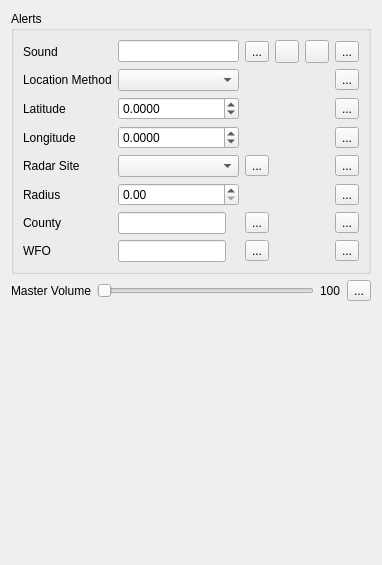
         <widget class="QWidget" name="audio">
          <layout class="QVBoxLayout" name="verticalLayout_4">
           <item>
            <widget class="QGroupBox" name="alertAudioGroupBox">
             <property name="title">
              <string>Alerts</string>
             </property>
             <layout class="QGridLayout" name="gridLayout_10">
              <item row="7" column="0">
               <widget class="QLabel" name="label_19">
                <property name="text">
                 <string>County</string>
                </property>
               </widget>
              </item>
              <item row="4" column="6">
               <widget class="QToolButton" name="resetAlertAudioRadarSiteButton">
                <property name="text">
                 <string>...</string>
                </property>
                <property name="icon">
                 <iconset resource="../../../../scwx-qt.qrc">
                  <normaloff>:/res/icons/font-awesome-6/rotate-left-solid.svg</normaloff>:/res/icons/font-awesome-6/rotate-left-solid.svg</iconset>
                </property>
               </widget>
              </item>
              <item row="1" column="0">
               <widget class="QLabel" name="label_12">
                <property name="text">
                 <string>Location Method</string>
                </property>
               </widget>
              </item>
              <item row="0" column="1" colspan="2">
               <widget class="QLineEdit" name="alertAudioSoundLineEdit"/>
              </item>
              <item row="2" column="6">
               <widget class="QToolButton" name="resetAlertAudioLatitudeButton">
                <property name="text">
                 <string>...</string>
                </property>
                <property name="icon">
                 <iconset resource="../../../../scwx-qt.qrc">
                  <normaloff>:/res/icons/font-awesome-6/rotate-left-solid.svg</normaloff>:/res/icons/font-awesome-6/rotate-left-solid.svg</iconset>
                </property>
               </widget>
              </item>
              <item row="3" column="0">
               <widget class="QLabel" name="label_16">
                <property name="text">
                 <string>Longitude</string>
                </property>
               </widget>
              </item>
              <item row="4" column="3">
               <widget class="QToolButton" name="alertAudioRadarSiteSelectButton">
                <property name="text">
                 <string>...</string>
                </property>
               </widget>
              </item>
              <item row="5" column="3">
               <widget class="QLabel" name="alertAudioRadiusUnitsLabel">
                <property name="text">
                 <string/>
                </property>
               </widget>
              </item>
              <item row="2" column="0">
               <widget class="QLabel" name="label_14">
                <property name="text">
                 <string>Latitude</string>
                </property>
               </widget>
              </item>
              <item row="2" column="1" colspan="2">
               <widget class="QFocusedDoubleSpinBox" name="alertAudioLatitudeSpinBox">
                <property name="focusPolicy">
                 <enum>Qt::FocusPolicy::StrongFocus</enum>
                </property>
                <property name="decimals">
                 <number>4</number>
                </property>
                <property name="minimum">
                 <double>-90.000000000000000</double>
                </property>
                <property name="maximum">
                 <double>90.000000000000000</double>
                </property>
                <property name="singleStep">
                 <double>0.000100000000000</double>
                </property>
               </widget>
              </item>
              <item row="5" column="1" colspan="2">
               <widget class="QFocusedDoubleSpinBox" name="alertAudioRadiusSpinBox">
                <property name="focusPolicy">
                 <enum>Qt::FocusPolicy::StrongFocus</enum>
                </property>
                <property name="toolTip">
                 <string>Set to 0 to disable</string>
                </property>
                <property name="decimals">
                 <number>2</number>
                </property>
                <property name="minimum">
                 <double>0.000000000000000</double>
                </property>
                <property name="maximum">
                 <double>9999999999999.000000000000000</double>
                </property>
                <property name="singleStep">
                 <double>0.010000000000000</double>
                </property>
               </widget>
              </item>
              <item row="7" column="6">
               <widget class="QToolButton" name="resetAlertAudioCountyButton">
                <property name="text">
                 <string>...</string>
                </property>
                <property name="icon">
                 <iconset resource="../../../../scwx-qt.qrc">
                  <normaloff>:/res/icons/font-awesome-6/rotate-left-solid.svg</normaloff>:/res/icons/font-awesome-6/rotate-left-solid.svg</iconset>
                </property>
               </widget>
              </item>
              <item row="0" column="4">
               <widget class="QToolButton" name="alertAudioSoundTestButton">
                <property name="icon">
                 <iconset resource="../../../../scwx-qt.qrc">
                  <normaloff>:/res/icons/font-awesome-6/play-solid.svg</normaloff>:/res/icons/font-awesome-6/play-solid.svg</iconset>
                </property>
               </widget>
              </item>
              <item row="7" column="3">
               <widget class="QToolButton" name="alertAudioCountySelectButton">
                <property name="text">
                 <string>...</string>
                </property>
               </widget>
              </item>
              <item row="5" column="0">
               <widget class="QLabel" name="alertAudioRadiusLabel">
                <property name="text">
                 <string>Radius</string>
                </property>
               </widget>
              </item>
              <item row="3" column="1" colspan="2">
               <widget class="QFocusedDoubleSpinBox" name="alertAudioLongitudeSpinBox">
                <property name="focusPolicy">
                 <enum>Qt::FocusPolicy::StrongFocus</enum>
                </property>
                <property name="decimals">
                 <number>4</number>
                </property>
                <property name="minimum">
                 <double>-180.000000000000000</double>
                </property>
                <property name="maximum">
                 <double>180.000000000000000</double>
                </property>
                <property name="singleStep">
                 <double>0.000100000000000</double>
                </property>
               </widget>
              </item>
              <item row="4" column="0">
               <widget class="QLabel" name="label_28">
                <property name="text">
                 <string>Radar Site</string>
                </property>
               </widget>
              </item>
              <item row="0" column="3">
               <widget class="QToolButton" name="alertAudioSoundSelectButton">
                <property name="text">
                 <string>...</string>
                </property>
               </widget>
              </item>
              <item row="0" column="5">
               <widget class="QToolButton" name="alertAudioSoundStopButton">
                <property name="icon">
                 <iconset resource="../../../../scwx-qt.qrc">
                  <normaloff>:/res/icons/font-awesome-6/stop-solid.svg</normaloff>:/res/icons/font-awesome-6/stop-solid.svg</iconset>
                </property>
               </widget>
              </item>
              <item row="1" column="6">
               <widget class="QToolButton" name="resetAlertAudioLocationMethodButton">
                <property name="text">
                 <string>...</string>
                </property>
                <property name="icon">
                 <iconset resource="../../../../scwx-qt.qrc">
                  <normaloff>:/res/icons/font-awesome-6/rotate-left-solid.svg</normaloff>:/res/icons/font-awesome-6/rotate-left-solid.svg</iconset>
                </property>
               </widget>
              </item>
              <item row="7" column="2">
               <widget class="QLabel" name="alertAudioCountyLabel">
                <property name="sizePolicy">
                 <sizepolicy hsizetype="Expanding" vsizetype="Preferred">
                  <horstretch>0</horstretch>
                  <verstretch>0</verstretch>
                 </sizepolicy>
                </property>
                <property name="text">
                 <string/>
                </property>
               </widget>
              </item>
              <item row="5" column="6">
               <widget class="QToolButton" name="resetAlertAudioRadiusButton">
                <property name="text">
                 <string>...</string>
                </property>
                <property name="icon">
                 <iconset resource="../../../../scwx-qt.qrc">
                  <normaloff>:/res/icons/font-awesome-6/rotate-left-solid.svg</normaloff>:/res/icons/font-awesome-6/rotate-left-solid.svg</iconset>
                </property>
               </widget>
              </item>
              <item row="0" column="6">
               <widget class="QToolButton" name="resetAlertAudioSoundButton">
                <property name="text">
                 <string>...</string>
                </property>
                <property name="icon">
                 <iconset resource="../../../../scwx-qt.qrc">
                  <normaloff>:/res/icons/font-awesome-6/rotate-left-solid.svg</normaloff>:/res/icons/font-awesome-6/rotate-left-solid.svg</iconset>
                </property>
               </widget>
              </item>
              <item row="7" column="1">
               <widget class="QLineEdit" name="alertAudioCountyLineEdit">
                <property name="sizePolicy">
                 <sizepolicy hsizetype="Expanding" vsizetype="Fixed">
                  <horstretch>0</horstretch>
                  <verstretch>0</verstretch>
                 </sizepolicy>
                </property>
                <property name="readOnly">
                 <bool>true</bool>
                </property>
               </widget>
              </item>
              <item row="4" column="1" colspan="2">
               <widget class="QFocusedComboBox" name="alertAudioRadarSiteComboBox">
                <property name="focusPolicy">
                 <enum>Qt::FocusPolicy::StrongFocus</enum>
                </property>
               </widget>
              </item>
              <item row="1" column="1" colspan="2">
               <widget class="QFocusedComboBox" name="alertAudioLocationMethodComboBox">
                <property name="sizePolicy">
                 <sizepolicy hsizetype="Expanding" vsizetype="Fixed">
                  <horstretch>0</horstretch>
                  <verstretch>0</verstretch>
                 </sizepolicy>
                </property>
                <property name="focusPolicy">
                 <enum>Qt::FocusPolicy::StrongFocus</enum>
                </property>
               </widget>
              </item>
              <item row="3" column="6">
               <widget class="QToolButton" name="resetAlertAudioLongitudeButton">
                <property name="text">
                 <string>...</string>
                </property>
                <property name="icon">
                 <iconset resource="../../../../scwx-qt.qrc">
                  <normaloff>:/res/icons/font-awesome-6/rotate-left-solid.svg</normaloff>:/res/icons/font-awesome-6/rotate-left-solid.svg</iconset>
                </property>
               </widget>
              </item>
              <item row="0" column="0">
               <widget class="QLabel" name="label_17">
                <property name="text">
                 <string>Sound</string>
                </property>
               </widget>
              </item>
              <item row="8" column="0">
               <widget class="QLabel" name="label_29">
                <property name="text">
                 <string>WFO</string>
                </property>
               </widget>
              </item>
              <item row="8" column="6">
               <widget class="QToolButton" name="resetAlertAudioWFOButton">
                <property name="text">
                 <string>...</string>
                </property>
                <property name="icon">
                 <iconset resource="../../../../scwx-qt.qrc">
                  <normaloff>:/res/icons/font-awesome-6/rotate-left-solid.svg</normaloff>:/res/icons/font-awesome-6/rotate-left-solid.svg</iconset>
                </property>
               </widget>
              </item>
              <item row="8" column="1">
               <widget class="QLineEdit" name="alertAudioWFOLineEdit"/>
              </item>
              <item row="8" column="2">
               <widget class="QLabel" name="alertAudioWFOLabel">
                <property name="text">
                 <string/>
                </property>
               </widget>
              </item>
              <item row="8" column="3">
               <widget class="QToolButton" name="alertAudioWFOSelectButton">
                <property name="text">
                 <string>...</string>
                </property>
               </widget>
              </item>
             </layout>
            </widget>
           </item>
           <item>
            <widget class="QWidget" name="widget" native="true">
             <layout class="QGridLayout" name="gridLayout_5">
              <property name="leftMargin">
               <number>0</number>
              </property>
              <property name="topMargin">
               <number>0</number>
              </property>
              <property name="rightMargin">
               <number>0</number>
              </property>
              <property name="bottomMargin">
               <number>0</number>
              </property>
              <item row="1" column="1">
               <widget class="QSlider" name="masterVolumeSlider">
                <property name="orientation">
                 <enum>Qt::Orientation::Horizontal</enum>
                </property>
               </widget>
              </item>
              <item row="1" column="2">
               <widget class="QLabel" name="masterVolumeLabel">
                <property name="text">
                 <string>100</string>
                </property>
               </widget>
              </item>
              <item row="1" column="0">
               <widget class="QLabel" name="label_35">
                <property name="text">
                 <string>Master Volume</string>
                </property>
               </widget>
              </item>
              <item row="1" column="3">
               <widget class="QToolButton" name="resetMasterVolumeButton">
                <property name="text">
                 <string>...</string>
                </property>
                <property name="icon">
                 <iconset resource="../../../../scwx-qt.qrc">
                  <normaloff>:/res/icons/font-awesome-6/rotate-left-solid.svg</normaloff>:/res/icons/font-awesome-6/rotate-left-solid.svg</iconset>
                </property>
               </widget>
              </item>
             </layout>
            </widget>
           </item>
           <item>
            <spacer name="verticalSpacer_6">
             <property name="orientation">
              <enum>Qt::Orientation::Vertical</enum>
             </property>
             <property name="sizeHint" stdset="0">
              <size>
               <width>20</width>
               <height>253</height>
              </size>
             </property>
            </spacer>
           </item>
          </layout>
         </widget>
